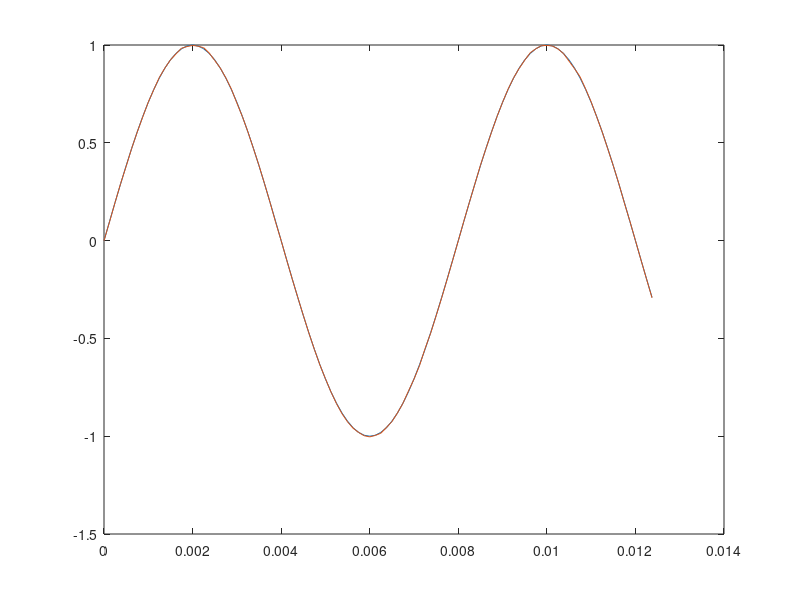

The MATLAB source for this figure:
SSS = 768;
A = 1;
Fs = 8000;
F = Fs / 2^(mod(SSS, 5) + 3);
SNR = 50;
tt = 0:(1/Fs):1/Fs * (2^12-1);
ss = sin(2*pi*F*tt);
ss = ss * A; % set amplitude
sound(ss,Fs);	

var(ss)
nvar = var(ss) / 10^(SNR/10);
nn = randn(size(ss))*sqrt(nvar);
var(nn)
mean(nn)
ssn = ss + nn;

plot(tt(1:100), ss(1:100)); hold on;
plot(tt(1:100), ssn(1:100));

sound(ssn, Fs)
sound(nn, Fs)
